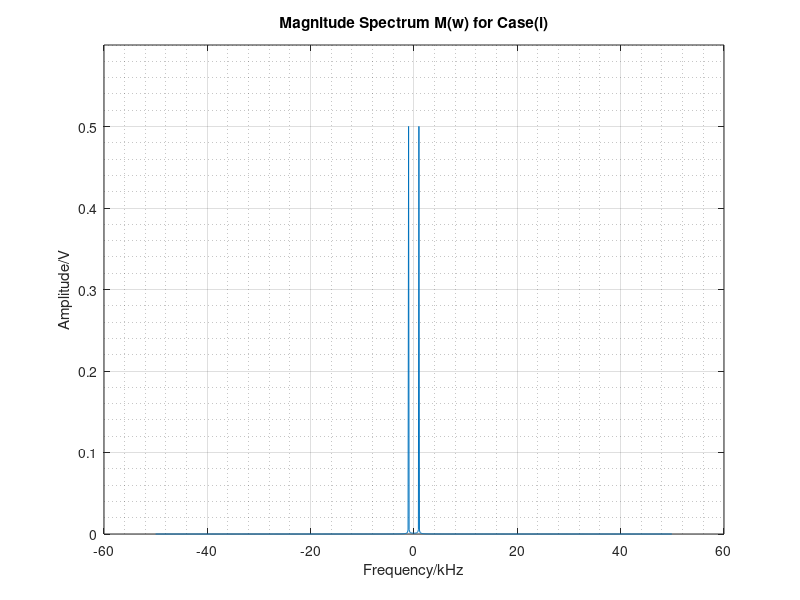
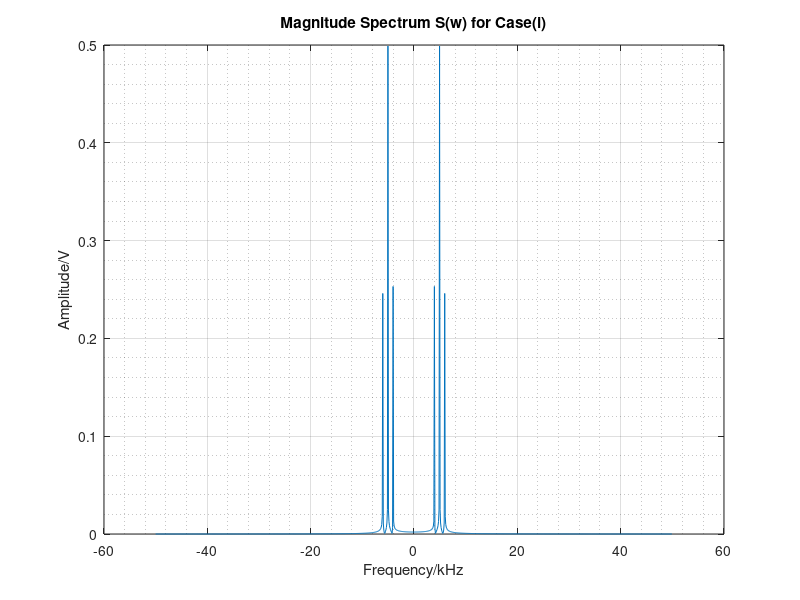
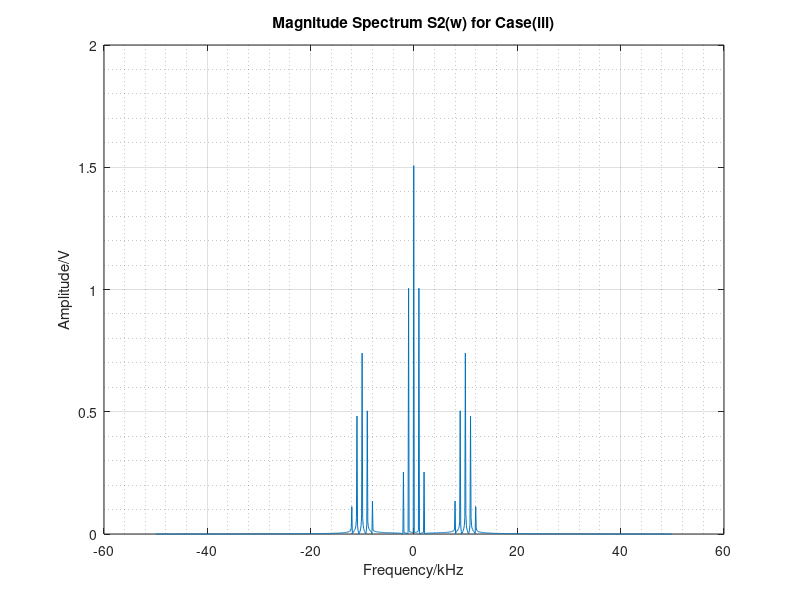
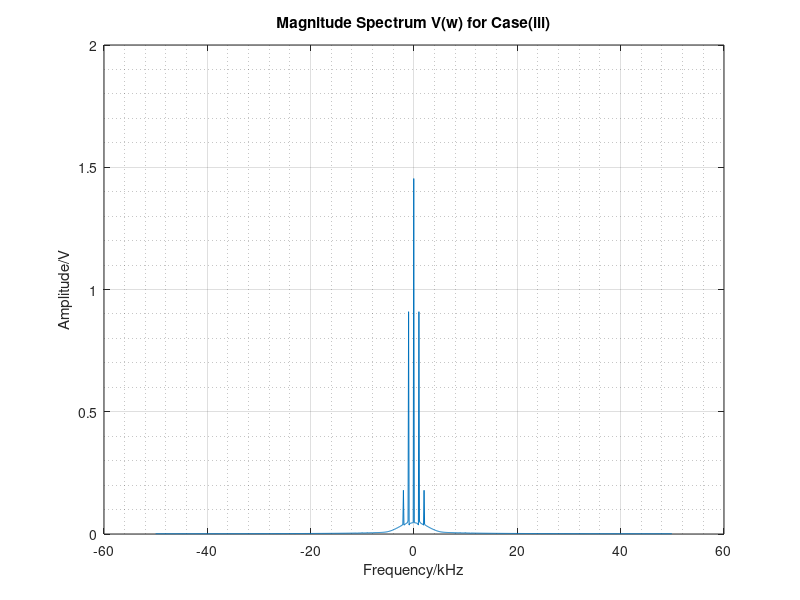

These figures' MATLAB source, in order:
fs = 100e3;         %Sampling Frequency
t = 0:1/fs:0.01;
L = length(t);

Ac = 1;

Ka = 1;
fm = 1000;
fc = 5000;

m = cos(2*pi*fm*t);    %Message Signal
c = Ac*cos(2*pi*fc*t); %Carrier Signal
s = (1 + Ka*m).*c;     %AM Signal
s2 = 2*s.*s;           %Squaring & Applying a gain of 2


%frequency specifications
df = fs/L;
min_f = -fs/2;
max_f = fs/2-df;
f = min_f:df:max_f;


%Magnitude Spectrum of Message Signal,m(t)
Mw = abs(fftshift(fft(m)));
figure(2)
plot(f/1000,Mw/L)
ylim([0,0.6]);
title('Magnitude Spectrum M(w) for Case(i)')
xlabel('Frequency/kHz')
ylabel('Amplitude/V')
grid on
grid minor

%Magnitude Spectrum of AM Signal,s(t)
Sw = abs(fftshift(fft(s)));
figure(3)
plot(f/1000,Sw/L)
title('Magnitude Spectrum S(w) for Case(i)')
xlabel('Frequency/kHz')
ylabel('Amplitude/V')
grid on
grid minor

%Magnitude Spectrum of Squared Signal,s2(t)
Vw = abs(fftshift(fft(s2)));
figure(4)
plot(f/1000,Vw/L)
title('Magnitude Spectrum S2(w) for Case(iii)')
xlabel('Frequency/kHz')
ylabel('Amplitude/V')
grid on
grid minor


%LPF
fcut = 3000;
Wcut = fcut/(fs/2);
N = 30;
d = fir1(N,Wcut);

v = filter(d,1,s2); %Apply filter to s2

%Message signal obatained from demodulation
md = sqrt(v);
md = (md - 1);

%Magnitude Spectrum of filtered Signal,v(t)
Vw = abs(fftshift(fft(v)));
figure(5)
plot(f/1000,Vw/L)
title('Magnitude Spectrum V(w) for Case(iii)')
xlabel('Frequency/kHz')
ylabel('Amplitude/V')
grid on
grid minor

figure(6);
subplot(2,1,1);
plot(t,m);
xlabel('Time/s');
ylabel('Amplitude/V');
title('Message Signal for Case(iii)')

subplot(2,1,2);
plot(t,md);
xlabel('Time/s');
ylabel('Amplitude/V');
title('Extracted Message Signal Case(iii) - Cutoff=2kHz')


%Using a incorrect Cutoff
fcut = 100;
Wcut = fcut/(fs/2);
N = 80;
d = fir1(N,Wcut);
v2 = filter(d,1,s2); %Apply filter to s2
%Message signal obatained from demodulation
md2 = sqrt(v2);
md2 = (md2 - 1);

fcut = 10000;
Wcut = fcut/(fs/2);
N = 80;
d = fir1(N,Wcut);
v3 = filter(d,1,s2); %Apply filter to s2
%Message signal obatained from demodulation
md3 = sqrt(v3);
md3 = (md3 - 1);


figure(7);
subplot(3,1,1);
plot(t,m);
xlabel('Time/s');
ylabel('Amplitude/V');
title('Message Signal for Case(iii)')

subplot(3,1,2);
plot(t,md2);
xlabel('Time/s');
ylabel('Amplitude/V');
title('Extracted Message Signal for Case(iii) - Cutoff=0.1kHz')

subplot(3,1,3);
plot(t,md3);
xlabel('Time/s');
ylabel('Amplitude/V');
title('Extracted Message Signal for Case(iii) - Cutoff=10kHz')
